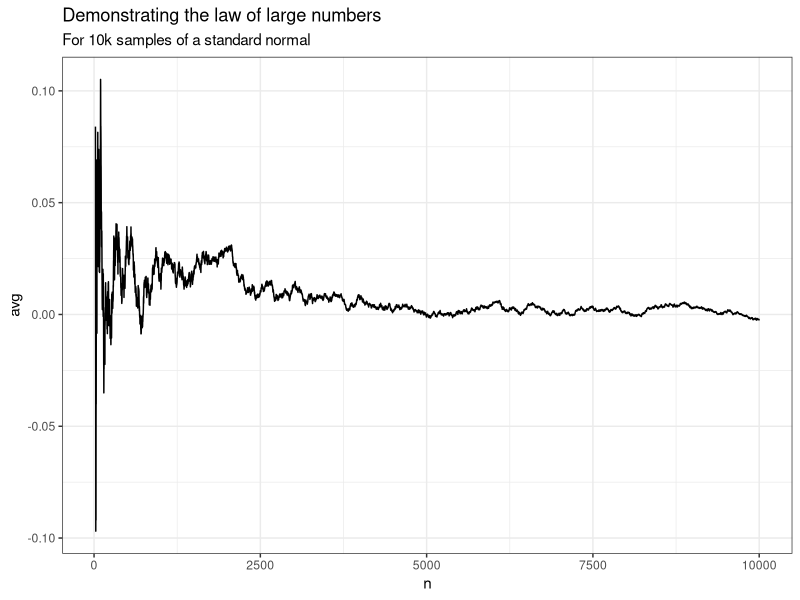
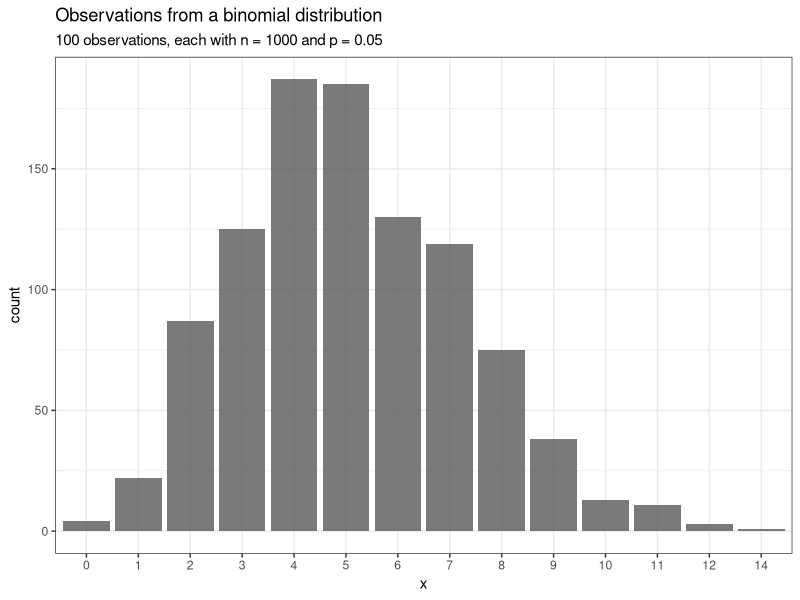
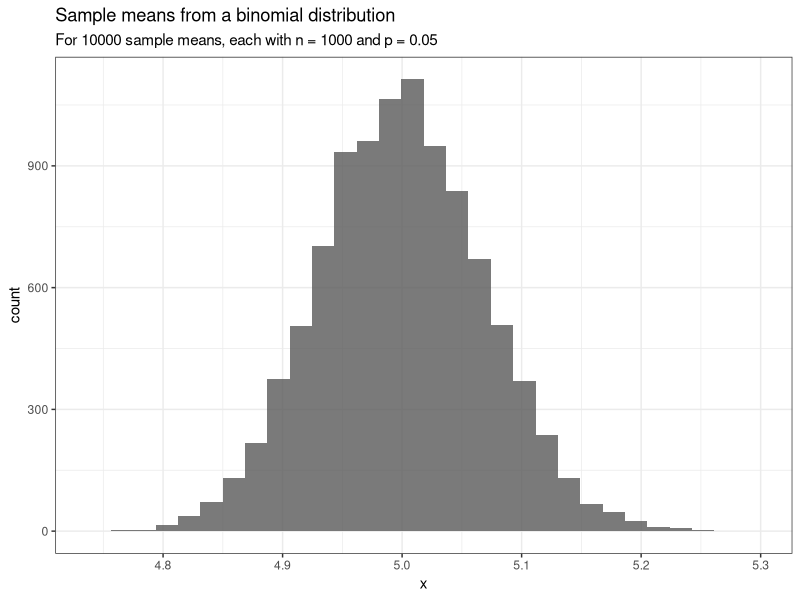
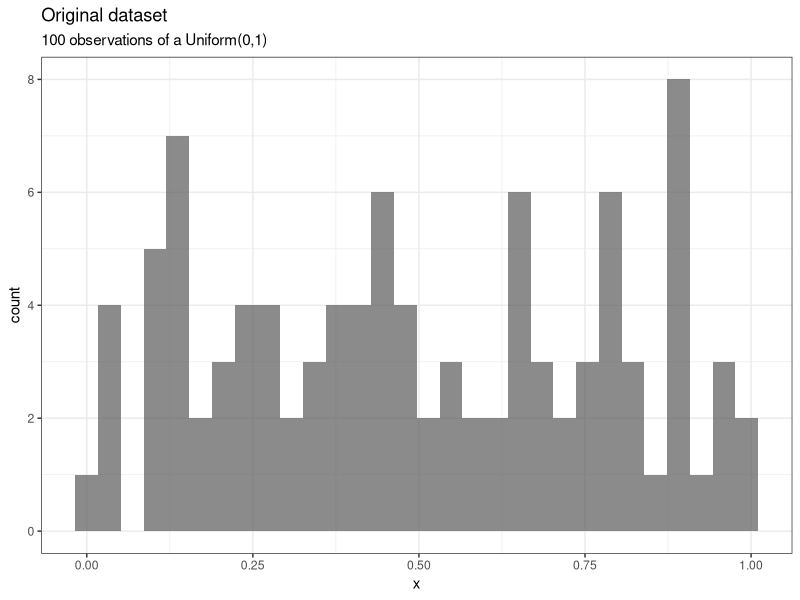
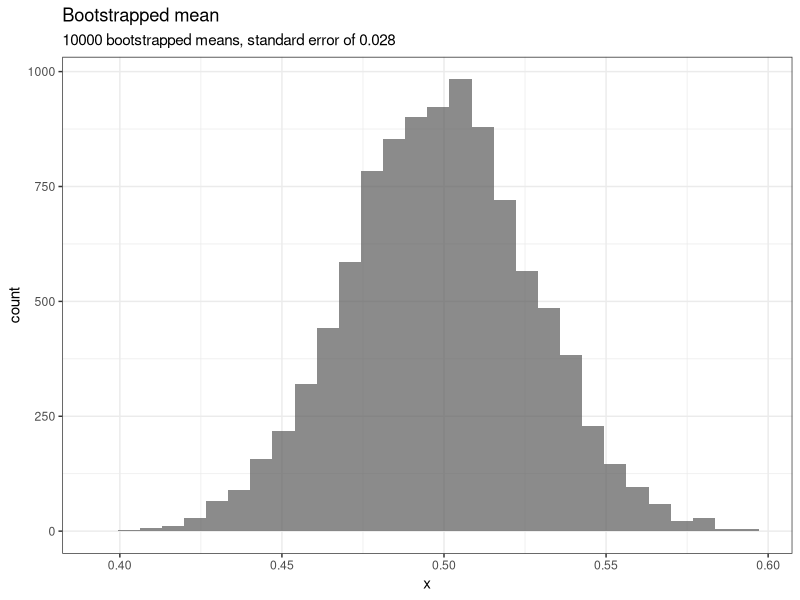

Source code (R) for these figures, in order: (Note: this script raises an error after producing the figures.)
## ---- chunk 1
knitr::opts_chunk$set(
	echo = FALSE
	, message = FALSE
	, warning = FALSE
	# for testing
	# , cache=TRUE
)
## ---- chunk 2
# uncomment these if you need to install anything
# install.packages("tidyverse")   # for tidy data
# install.packages("revealjs")    # for building presentation
## ---- chunk 3
library(tidyverse)      # tidy everything
library(glue)           # for string formatting
theme_set(theme_bw())   # nice theme for plots
## ---- chunk 4
# Let's test the LLN on a normal distribution

# set random seed so the graph looks the same each time
set.seed(123) 

# Generate 10k observations of a normal variable
x <- rnorm(10000)

# Calculate the cumulative mean of x
lln <- data_frame(x) %>% 
  mutate(
    n = 1:n()                # an index to track n
    , s = cumsum(x)          # cumulative sum of x
    , avg = s / n            # cumulative mean of x
  )
## ---- chunk 5
# Plot the data
lln %>% 
  filter(n > 20) %>%         # filter out first 10 results
  ggplot(aes(n, avg)) + 
  geom_line() + 
  labs(
    title = "Demonstrating the law of large numbers"
    , subtitle = "For 10k samples of a standard normal"
  )

## ---- chunk 6
# Let's test the CLT on a binomial distribution

# set random seed so the graph looks the same each time
set.seed(123) 

# Set up some parameters

means <- c()    # vector to store the means
n <- 1000       # binomial will have n trials
p <- 0.05       # prob of success
s <- 10000      # we will do this 10k times

# hacky for-loop to calculate the means
for (i in 1:s) {
  x <- rbinom(n = n, size = 100, prob = p)
  mu <- mean(x)
  means <- c(means, mu)
}
## ---- chunk 7
observations <- data_frame(
  x = rbinom(n = n, size = 100, prob = p)
)
## ---- chunk 8

means <- data_frame(x = means)

## ---- chunk 9
observations %>% 
  ggplot(aes(factor(x))) + 
  geom_histogram(stat="count", alpha=.8) + 
  labs(
    title = "Observations from a binomial distribution"
    , subtitle = glue("100 observations, each with n = {n} and p = {p}")
    , x = "x"
  ) 
## ---- chunk 10
means %>% 
  ggplot(aes(x)) + 
  geom_histogram(alpha=.8) + 
  labs(
    title = "Sample means from a binomial distribution"
    , subtitle = glue("For {s} sample means, each with n = {n} and p = {p}")
  ) 

## ---- chunk 11
# reset random number generator
set.seed(123)

## ---- chunk 12
# Let's bootstrap the mean of a uniform(0,1) variable
B = 10000           # we'll do this 10000 times
n = 100             # with n = 100

x <- runif(n)       # generate n observations
boot <- c()         # save our mean here

for (i in 1:B){     # do it!
  x_star <- sample(x, n, replace = TRUE)
  boot[i] <- mean(x_star)
}
## ---- chunk 13
data_frame(x) %>% 
  ggplot(aes(x)) +
  geom_histogram(alpha = .7) +
  labs(
    title = "Original dataset"
    , subtitle = glue("{n} observations of a Uniform(0,1)")
  )
## ---- chunk 14

se <- sqrt(var(boot))

data_frame(x = boot) %>% 
  ggplot(aes(x)) +
  geom_histogram(alpha = .7) +
  labs(
    title = "Bootstrapped mean"
    , subtitle = glue("{B} bootstrapped means, standard error of {format(se, digits = 2)}")
  )
## ---- chunk 15
library(modelr)
## ---- chunk 16
# reset random number generator
set.seed(123)

## ---- chunk 17

B <- 10000    # keep it small for now

# bootstrap some samples
samples <- data_frame(x) %>% 
  # get B samples
  modelr::bootstrap(B) 
## ---- chunk 18
samples %>% head()
## ---- chunk 19

samples %>% 
  
  # ugly
  unnest(strap %>% map(as.data.frame)) %>% 
  
  head()

## ---- chunk 20

samples %>% 
  unnest(strap %>% map(as.data.frame)) %>% 
  group_by(.id) %>% 
  summarize(avg = mean(x)) %>% 
  ggplot(aes(avg)) + 
  geom_histogram(alpha = .7)

## ---- chunk 21

samples %>% 
  unnest(strap %>% map(as.data.frame)) %>% 
  group_by(.id) %>% 
  summarize(variance = var(x)) %>% 
  ggplot(aes(variance)) + 
  geom_histogram(alpha = .7)

## ---- chunk 22

vars <- samples %>% 
  unnest(strap %>% map(as.data.frame)) %>% 
  group_by(.id) %>%
  summarize(variance = var(x)) 

# get the quantiles
ci <- quantile(vars$variance, c(.025, .975))
## ---- chunk 23
vars %>% 
  ggplot(aes(variance)) + 
  geom_histogram(alpha = .7) + 
  geom_vline(xintercept = ci, linetype = "dashed")
## ---- chunk 24
set.seed(123)
## ---- chunk 25
# Two campaigns, each 10k emails, each either converted (1) or didn't
n <- 1000
mail_A <- rbinom(n, size=1, prob = 0.05)      # A converts with 5% probability
mail_B <- rbinom(n, size=1, prob = 0.075)     # B converts with 7.5% probability

means_A <- data_frame(x = mail_A) %>%         # Bootstrap the rates
  modelr::bootstrap(B) %>% 
  unnest(strap %>% map(as.data.frame)) %>% 
  group_by(.id) %>%
  summarize(a = mean(x)) 

means_B <- data_frame(x = mail_B) %>% 
  modelr::bootstrap(B) %>% 
  unnest(strap %>% map(as.data.frame)) %>% 
  group_by(.id) %>%
  summarize(b = mean(x)) 

means <- inner_join(means_A, means_B) %>%    
    mutate(delta = b - a)                     # calculate the diffs
## ---- chunk 26
means %>% 
  # reshape the data
  gather(mail, x, c(a, b)) %>% 
  ggplot(aes(x, fill=mail)) +
  geom_histogram(alpha = 0.7, position = "identity") + 
  labs(
    title = "Bootstrapped estimates of mail conversion rates"
  )
## ---- chunk 27
ci <- quantile(means$delta, c(.025, .975))

means %>% 
  ggplot(aes(delta)) +
  geom_histogram(alpha = 0.7) + 
  geom_vline(xintercept = ci, linetype = "dashed") + 
  labs(
    title = "Bootstrapped difference between mail conversion rates"
  )
## ---- chunk 28
set.seed(123)
## ---- chunk 29
# generate x and y so that they are correlated
x <- rnorm(1000)
y <- x + rnorm(1000)

## ---- chunk 30

data_frame(x, y) %>% 
  ggplot(aes(x, y)) + 
  geom_point(alpha = .5) 

## ---- chunk 31
data <- data_frame(x, y)

correlations <- data %>% 
  modelr::bootstrap(B) %>% 
  unnest(strap %>% map(as.data.frame)) %>% 
  group_by(.id) %>%
  summarize(correlation = cor(x, y)) 

## ---- chunk 32
ci <- quantile(correlations$correlation, probs = c(.025, .975))
m <- mean(correlations$correlation)
se <- sqrt(var(correlations$correlation))

correlations %>% 
  ggplot(aes(correlation)) +
  geom_histogram(alpha = .7) + 
  geom_vline(xintercept = ci, linetype="dashed") +
  labs(
    title = "Bootstrap estimate of correlation between x and y"
    , subtitle = glue("Mean: {format(m, digits=2)}, standard error: {format(se, digits=2)}")
  )
## ---- chunk 33
mtcars %>% head()
## ---- chunk 34
# using built in data
mtcars %>%
  ggplot(aes(wt, mpg)) +
  geom_point(alpha=.7) + 
  labs(
    title = "Weight versus miles per gallon"
  )
## ---- chunk 35
# bootstrap the params
params <- mtcars %>% 
  
  # get 1000 samples
  bootstrap(1000) %>% 
  
  # group by each sample individually
  group_by(.id) %>% 
  
  # for each sample, fit a model
  do(model = lm(mpg ~ wt, data=as.data.frame(.$strap))) %>% 
  
  # tidy up the model params
  broom::tidy(model)
## ---- chunk 36
params %>% head()
## ---- chunk 37

params %>% 
  ggplot(aes(estimate)) + 
  geom_histogram(alpha = .7) + 
  facet_wrap(~term, scales = "free") +
  labs(
    title = "Bootstrapped parameter estimates"
  )
  
## ---- chunk 38
# bootstrap the fits
fits <- mtcars %>% 
  
  # get 100 samples (makes plotting nicer)
  modelr::bootstrap(100) %>% 
  
  # group by each sample individually
  group_by(.id) %>% 
  
  # for each sample, fit a model
  do(model = lm(mpg ~ wt, data=as.data.frame(.$strap))) %>% 
  
  # augment original data with fitted values
  broom::augment(model)

## ---- chunk 39
fits %>% head()
## ---- chunk 40

fits %>% 
  ggplot() + 
  geom_point(aes(wt, mpg), alpha = .7) +
  geom_line(aes(wt, .fitted, group = .id), alpha = .1)+
  labs(
    title = "Bootstrapped predictions"
  )

